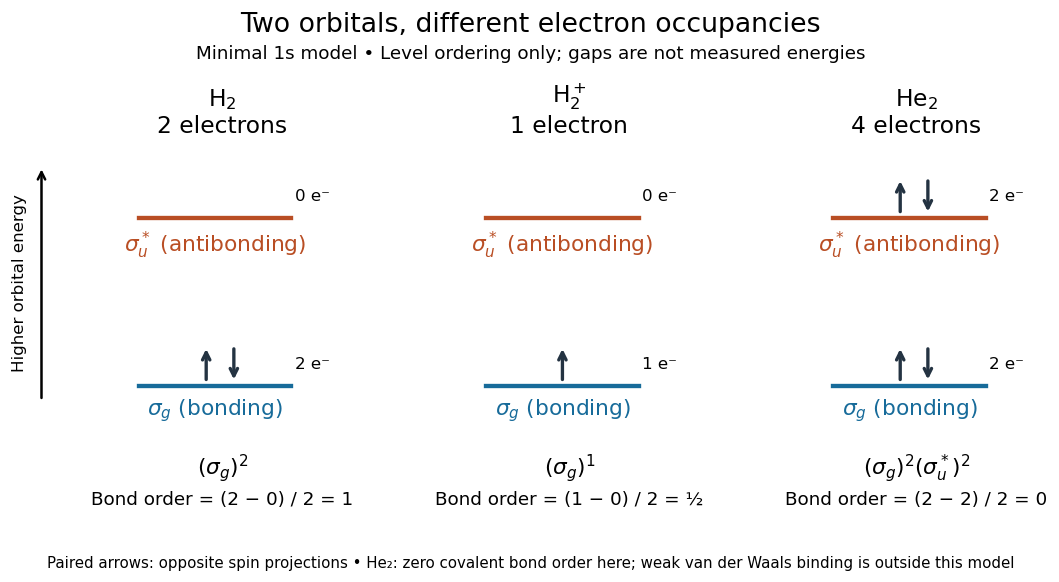

The Python source for this figure:
"""Minimal 1s orbital occupancy; vertical energies are schematic, not measured.

Tested with Python 3.14 and Matplotlib 3.10.7.
Write the opaque white same-basename PNG to the current working directory.
"""

from pathlib import Path

import matplotlib

matplotlib.use("Agg")
import matplotlib.pyplot as plt


def spin_arrow(ax, x, level, up):
    low, high = level + 0.03, level + 0.43
    ax.annotate("", xy=(x, high if up else low), xytext=(x, low if up else high),
                arrowprops={"arrowstyle": "->", "lw": 2, "color": "#243342"})


def occupied_level(ax, level, count, label, colour):
    ax.plot([0.17, 0.83], [level, level], lw=2.6, color=colour)
    if count:
        spin_arrow(ax, 0.46 if count == 2 else 0.5, level, True)
    if count == 2:
        spin_arrow(ax, 0.58, level, False)
    ax.text(0.5, level - 0.12, label, ha="center", va="top", fontsize=13, color=colour)
    ax.text(0.92, level + 0.19, f"{count} e⁻", ha="center", fontsize=10)


def main():
    cases = [(r"$\mathrm{H}_2$", 2, 0, "1", r"$(\sigma_g)^2$"),
             (r"$\mathrm{H}_2^+$", 1, 0, "½", r"$(\sigma_g)^1$"),
             (r"$\mathrm{He}_2$", 2, 2, "0", r"$(\sigma_g)^2(\sigma_u^*)^2$")]
    plt.rcParams.update({"font.size": 11})
    fig, axes = plt.subplots(1, 3, figsize=(9.2, 4.9), facecolor="white")
    fig.subplots_adjust(left=0.11, right=0.96, top=0.73, bottom=0.27, wspace=0.42)
    fig.suptitle("Two orbitals, different electron occupancies", fontsize=16, y=0.97)
    fig.text(0.5, 0.89, "Minimal 1s model • Level ordering only; gaps are not measured energies",
             ha="center", fontsize=11)
    for ax, (name, n_b, n_a, order, config) in zip(axes, cases):
        ax.set_xlim(0, 1.06)
        ax.set_ylim(-0.4, 2.5)
        ax.axis("off")
        ax.set_title(name + f"\n{n_b + n_a} electron" + ("s" if n_b + n_a != 1 else ""),
                     fontsize=14, pad=12)
        occupied_level(ax, 0, n_b, r"$\sigma_g$ (bonding)", "#176b9a")
        occupied_level(ax, 1.8, n_a, r"$\sigma_u^*$ (antibonding)", "#b94e24")
        ax.text(0.5, -0.19, config, transform=ax.transAxes, ha="center", fontsize=13)
        ax.text(0.5, -0.30, f"Bond order = ({n_b} − {n_a}) / 2 = {order}",
                transform=ax.transAxes, ha="center", fontsize=11)
    axes[0].annotate("", xy=(-0.24, 0.95), xytext=(-0.24, 0.08), xycoords="axes fraction",
                     arrowprops={"arrowstyle": "->", "lw": 1.5}, annotation_clip=False)
    axes[0].text(-0.33, 0.52, "Higher orbital energy", transform=axes[0].transAxes,
                 rotation=90, ha="center", va="center", fontsize=10)
    fig.text(0.5, 0.025,
             "Paired arrows: opposite spin projections • He₂: zero covalent bond order here; weak van der Waals binding is outside this model",
             ha="center", fontsize=9)
    fig.savefig(Path(__file__).with_suffix(".png").name, dpi=120,
                facecolor="white", transparent=False, bbox_inches="tight")
    plt.close(fig)


if __name__ == "__main__":
    main()
